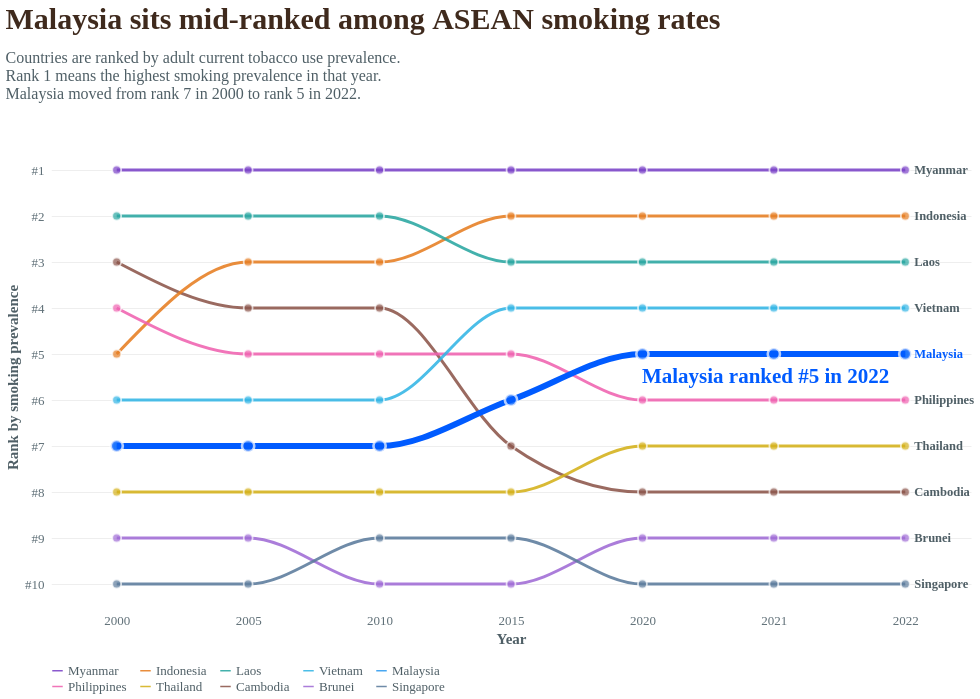

Express this chart as Vega-Lite.
### Vega-Lite specification from a JSON file in a GitHub repository (floating-point values rounded to 4 significant figures)
{"$schema": "https://vega.github.io/schema/vega-lite/v5.json", "description": "Bump chart ranking ASEAN countries by current tobacco use prevalence.", "width": 920, "height": 460, "background": "white", "title": {"text": "Malaysia sits mid-ranked among ASEAN smoking rates", "subtitle": ["Countries are ranked by adult current tobacco use prevalence.", "Rank 1 means the highest smoking prevalence in that year.", "Malaysia moved from rank 7 in 2000 to rank 5 in 2022."], "font": "Crimson Text", "fontSize": 30, "fontWeight": "bold", "color": "#3f2a1d", "subtitleFont": "Source Sans Pro", "subtitleFontSize": 16, "subtitleColor": "#4f5f66", "anchor": "start", "offset": 45, "subtitlePadding": 15}, "data": {"values": [{"Country": "Brunei", "Year": 2000, "Prevalence": 17.2, "Rank": 9}, {"Country": "Brunei", "Year": 2005, "Prevalence": 16.8, "Rank": 9}, {"Country": "Brunei", "Year": 2010, "Prevalence": 16.5, "Rank": 10}, {"Country": "Brunei", "Year": 2015, "Prevalence": 16.4, "Rank": 10}, {"Country": "Brunei", "Year": 2020, "Prevalence": 16.4, "Rank": 9}, {"Country": "Brunei", "Year": 2021, "Prevalence": 16.4, "Rank": 9}, {"Country": "Brunei", "Year": 2022, "Prevalence": 16.4, "Rank": 9}, {"Country": "Cambodia", "Year": 2000, "Prevalence": 42.0, "Rank": 3}, {"Country": "Cambodia", "Year": 2005, "Prevalence": 34.4, "Rank": 4}, {"Country": "Cambodia", "Year": 2010, "Prevalence": 28.0, "Rank": 4}, {"Country": "Cambodia", "Year": 2015, "Prevalence": 22.7, "Rank": 7}, {"Country": "Cambodia", "Year": 2020, "Prevalence": 18.6, "Rank": 8}, {"Country": "Cambodia", "Year": 2021, "Prevalence": 18.0, "Rank": 8}, {"Country": "Cambodia", "Year": 2022, "Prevalence": 17.2, "Rank": 8}, {"Country": "Indonesia", "Year": 2000, "Prevalence": 35.2, "Rank": 5}, {"Country": "Indonesia", "Year": 2005, "Prevalence": 35.5, "Rank": 3}, {"Country": "Indonesia", "Year": 2010, "Prevalence": 36.2, "Rank": 3}, {"Country": "Indonesia", "Year": 2015, "Prevalence": 37.1, "Rank": 2}, {"Country": "Indonesia", "Year": 2020, "Prevalence": 37.8, "Rank": 2}, {"Country": "Indonesia", "Year": 2021, "Prevalence": 37.9, "Rank": 2}, {"Country": "Indonesia", "Year": 2022, "Prevalence": 38.2, "Rank": 2}, {"Country": "Laos", "Year": 2000, "Prevalence": 51.8, "Rank": 2}, {"Country": "Laos", "Year": 2005, "Prevalence": 44.2, "Rank": 2}, {"Country": "Laos", "Year": 2010, "Prevalence": 38.0, "Rank": 2}, {"Country": "Laos", "Year": 2015, "Prevalence": 32.8, "Rank": 3}, {"Country": "Laos", "Year": 2020, "Prevalence": 28.7, "Rank": 3}, {"Country": "Laos", "Year": 2021, "Prevalence": 27.8, "Rank": 3}, {"Country": "Laos", "Year": 2022, "Prevalence": 27.2, "Rank": 3}, {"Country": "Malaysia", "Year": 2000, "Prevalence": 30.8, "Rank": 7}, {"Country": "Malaysia", "Year": 2005, "Prevalence": 28.2, "Rank": 7}, {"Country": "Malaysia", "Year": 2010, "Prevalence": 26.0, "Rank": 7}, {"Country": "Malaysia", "Year": 2015, "Prevalence": 24.0, "Rank": 6}, {"Country": "Malaysia", "Year": 2020, "Prevalence": 22.6, "Rank": 5}, {"Country": "Malaysia", "Year": 2021, "Prevalence": 22.2, "Rank": 5}, {"Country": "Malaysia", "Year": 2022, "Prevalence": 22.0, "Rank": 5}, {"Country": "Myanmar", "Year": 2000, "Prevalence": 65.4, "Rank": 1}, {"Country": "Myanmar", "Year": 2005, "Prevalence": 60.5, "Rank": 1}, {"Country": "Myanmar", "Year": 2010, "Prevalence": 54.8, "Rank": 1}, {"Country": "Myanmar", "Year": 2015, "Prevalence": 50.2, "Rank": 1}, {"Country": "Myanmar", "Year": 2020, "Prevalence": 45.9, "Rank": 1}, {"Country": "Myanmar", "Year": 2021, "Prevalence": 45.1, "Rank": 1}, {"Country": "Myanmar", "Year": 2022, "Prevalence": 44.4, "Rank": 1}, {"Country": "Philippines", "Year": 2000, "Prevalence": 36.5, "Rank": 4}, {"Country": "Philippines", "Year": 2005, "Prevalence": 31.7, "Rank": 5}, {"Country": "Philippines", "Year": 2010, "Prevalence": 27.7, "Rank": 5}, {"Country": "Philippines", "Year": 2015, "Prevalence": 24.4, "Rank": 5}, {"Country": "Philippines", "Year": 2020, "Prevalence": 21.6, "Rank": 6}, {"Country": "Philippines", "Year": 2021, "Prevalence": 20.9, "Rank": 6}, {"Country": "Philippines", "Year": 2022, "Prevalence": 20.4, "Rank": 6}, {"Country": "Singapore", "Year": 2000, "Prevalence": 16.9, "Rank": 10}, {"Country": "Singapore", "Year": 2005, "Prevalence": 16.8, "Rank": 10}, {"Country": "Singapore", "Year": 2010, "Prevalence": 16.6, "Rank": 9}, {"Country": "Singapore", "Year": 2015, "Prevalence": 16.6, "Rank": 9}, {"Country": "Singapore", "Year": 2020, "Prevalence": 16.3, "Rank": 10}, {"Country": "Singapore", "Year": 2021, "Prevalence": 16.3, "Rank": 10}, {"Country": "Singapore", "Year": 2022, "Prevalence": 16.4, "Rank": 10}, {"Country": "Thailand", "Year": 2000, "Prevalence": 26.2, "Rank": 8}, {"Country": "Thailand", "Year": 2005, "Prevalence": 24.4, "Rank": 8}, {"Country": "Thailand", "Year": 2010, "Prevalence": 22.6, "Rank": 8}, {"Country": "Thailand", "Year": 2015, "Prevalence": 21.1, "Rank": 8}, {"Country": "Thailand", "Year": 2020, "Prevalence": 19.7, "Rank": 7}, {"Country": "Thailand", "Year": 2021, "Prevalence": 19.4, "Rank": 7}, {"Country": "Thailand", "Year": 2022, "Prevalence": 19.2, "Rank": 7}, {"Country": "Vietnam", "Year": 2000, "Prevalence": 31.1, "Rank": 6}, {"Country": "Vietnam", "Year": 2005, "Prevalence": 28.8, "Rank": 6}, {"Country": "Vietnam", "Year": 2010, "Prevalence": 26.6, "Rank": 6}, {"Country": "Vietnam", "Year": 2015, "Prevalence": 24.9, "Rank": 4}, {"Country": "Vietnam", "Year": 2020, "Prevalence": 23.2, "Rank": 4}, {"Country": "Vietnam", "Year": 2021, "Prevalence": 22.9, "Rank": 4}, {"Country": "Vietnam", "Year": 2022, "Prevalence": 22.5, "Rank": 4}]}, "layer": [{"mark": {"type": "line", "interpolate": "monotone", "strokeWidth": 3, "opacity": 0.88}, "encoding": {"x": {"field": "Year", "type": "ordinal", "axis": {"title": "Year", "labelAngle": 0, "labelFont": "Source Sans Pro", "labelFontSize": 13, "labelColor": "#5f6f77", "titleFont": "Source Sans Pro", "titleFontSize": 15, "titleFontWeight": "bold", "titleColor": "#4f5f66", "domain": false, "tickColor": "#ffffff"}}, "y": {"field": "Rank", "type": "quantitative", "scale": {"domain": [10.5, 0.5]}, "axis": {"title": "Rank by smoking prevalence", "values": [1, 2, 3, 4, 5, 6, 7, 8, 9, 10], "labelExpr": "'#' + datum.value", "labelFont": "Source Sans Pro", "labelFontSize": 13, "labelColor": "#5f6f77", "titleFont": "Source Sans Pro", "titleFontSize": 15, "titleFontWeight": "bold", "titleColor": "#4f5f66", "grid": true, "gridColor": "#eeeeee", "domain": false, "tickColor": "#ffffff"}}, "color": {"field": "Country", "type": "nominal", "scale": {"domain": ["Myanmar", "Indonesia", "Laos", "Vietnam", "Malaysia", "Philippines", "Thailand", "Cambodia", "Brunei", "Singapore"], "range": ["#7A42C8", "#E67E22", "#2AA7A1", "#33B5E5", "#2F9BEF", "#F062B0", "#D4B11A", "#8C564B", "#A06CD5", "#5C7C9C"]}, "legend": {"title": null, "orient": "bottom", "direction": "horizontal", "columns": 5, "labelFont": "Source Sans Pro", "labelFontSize": 13, "labelColor": "#4f5f66", "symbolSize": 110}}, "detail": {"field": "Country"}, "tooltip": [{"field": "Country", "type": "nominal", "title": "Country"}, {"field": "Year", "type": "ordinal", "title": "Year"}, {"field": "Rank", "type": "quantitative", "title": "Rank", "format": "d"}, {"field": "Prevalence", "type": "quantitative", "title": "Smoking prevalence (%)", "format": ".1f"}]}}, {"mark": {"type": "point", "filled": true, "size": 80, "stroke": "white", "strokeWidth": 1.8}, "encoding": {"x": {"field": "Year", "type": "ordinal"}, "y": {"field": "Rank", "type": "quantitative", "scale": {"domain": [10.5, 0.5]}}, "color": {"field": "Country", "type": "nominal", "scale": {"domain": ["Myanmar", "Indonesia", "Laos", "Vietnam", "Malaysia", "Philippines", "Thailand", "Cambodia", "Brunei", "Singapore"], "range": ["#7A42C8", "#E67E22", "#2AA7A1", "#33B5E5", "#2F9BEF", "#F062B0", "#D4B11A", "#8C564B", "#A06CD5", "#5C7C9C"]}, "legend": null}, "tooltip": [{"field": "Country", "type": "nominal", "title": "Country"}, {"field": "Year", "type": "ordinal", "title": "Year"}, {"field": "Rank", "type": "quantitative", "title": "Rank", "format": "d"}, {"field": "Prevalence", "type": "quantitative", "title": "Smoking prevalence (%)", "format": ".1f"}]}}, {"transform": [{"filter": "datum.Country === 'Malaysia'"}], "mark": {"type": "line", "interpolate": "monotone", "strokeWidth": 6, "opacity": 1}, "encoding": {"x": {"field": "Year", "type": "ordinal"}, "y": {"field": "Rank", "type": "quantitative", "scale": {"domain": [10.5, 0.5]}}, "color": {"value": "#005BFF"}, "detail": {"field": "Country"}}}, {"transform": [{"filter": "datum.Country === 'Malaysia'"}], "mark": {"type": "point", "filled": true, "size": 150, "color": "#005BFF", "stroke": "white", "strokeWidth": 2.6}, "encoding": {"x": {"field": "Year", "type": "ordinal"}, "y": {"field": "Rank", "type": "quantitative", "scale": {"domain": [10.5, 0.5]}}, "tooltip": [{"field": "Country", "type": "nominal", "title": "Country"}, {"field": "Year", "type": "ordinal", "title": "Year"}, {"field": "Rank", "type": "quantitative", "title": "Rank", "format": "d"}, {"field": "Prevalence", "type": "quantitative", "title": "Smoking prevalence (%)", "format": ".1f"}]}}, {"transform": [{"filter": "datum.Year === 2022"}], "mark": {"type": "text", "align": "left", "baseline": "middle", "dx": 9, "font": "Source Sans Pro", "fontSize": 12.5, "fontWeight": "bold"}, "encoding": {"x": {"field": "Year", "type": "ordinal"}, "y": {"field": "Rank", "type": "quantitative", "scale": {"domain": [10.5, 0.5]}}, "text": {"field": "Country"}, "color": {"condition": {"test": "datum.Country === 'Malaysia'", "value": "#005BFF"}, "value": "#4f5f66"}}}, {"data": {"values": [{"Year": 2022, "Rank": 5.5, "Text": "Malaysia ranked #5 in 2022"}]}, "mark": {"type": "text", "align": "right", "baseline": "middle", "dx": -16, "font": "Crimson Text", "fontSize": 21, "fontWeight": "bold", "lineBreak": "\n", "lineHeight": 22, "color": "#005BFF"}, "encoding": {"x": {"field": "Year", "type": "ordinal"}, "y": {"field": "Rank", "type": "quantitative", "scale": {"domain": [10.5, 0.5]}}, "text": {"field": "Text"}}}], "config": {"view": {"stroke": null}, "axis": {"labelFont": "Source Sans Pro", "titleFont": "Source Sans Pro"}}}
